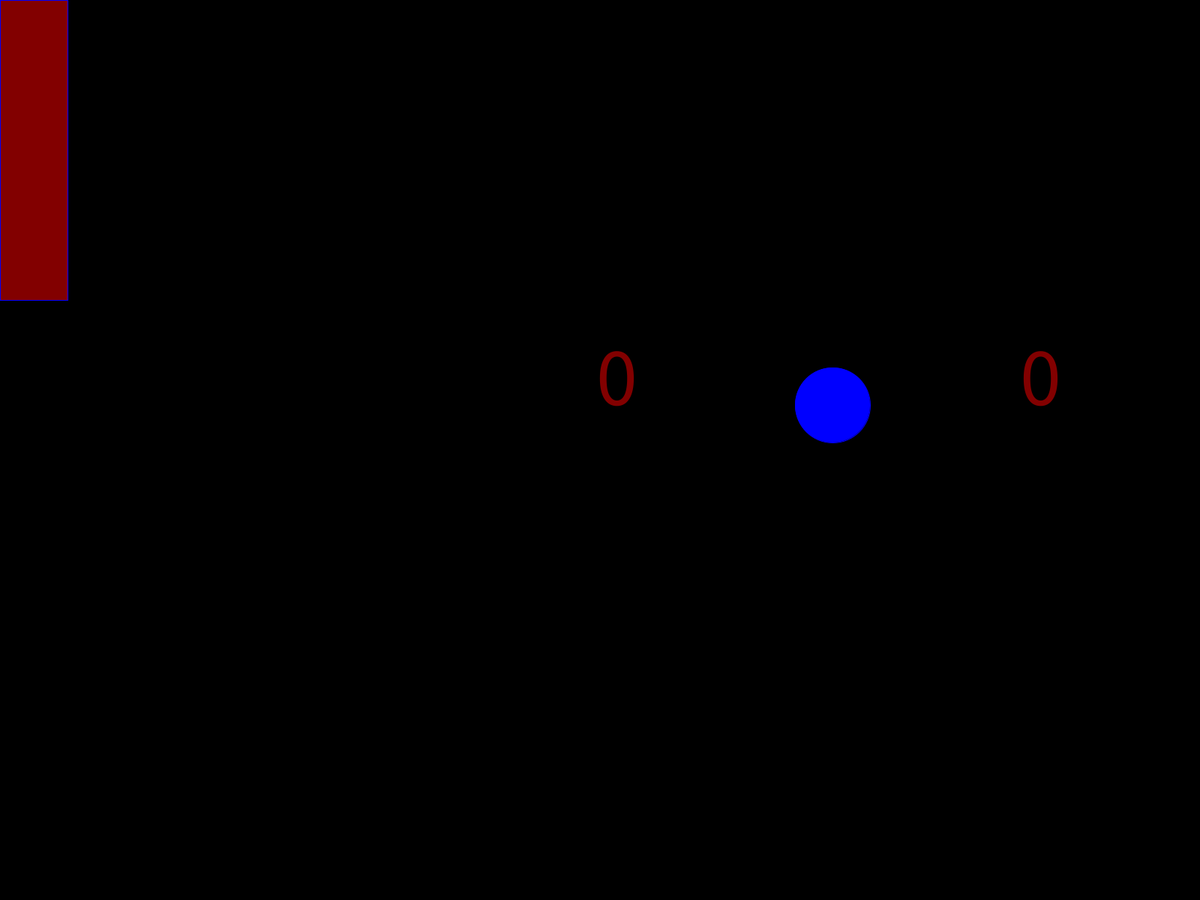
Frame 1 (no input)
Frame 60 (the mouse pressed at the canvas centre just before this capture): identical to frame 1, image omitted
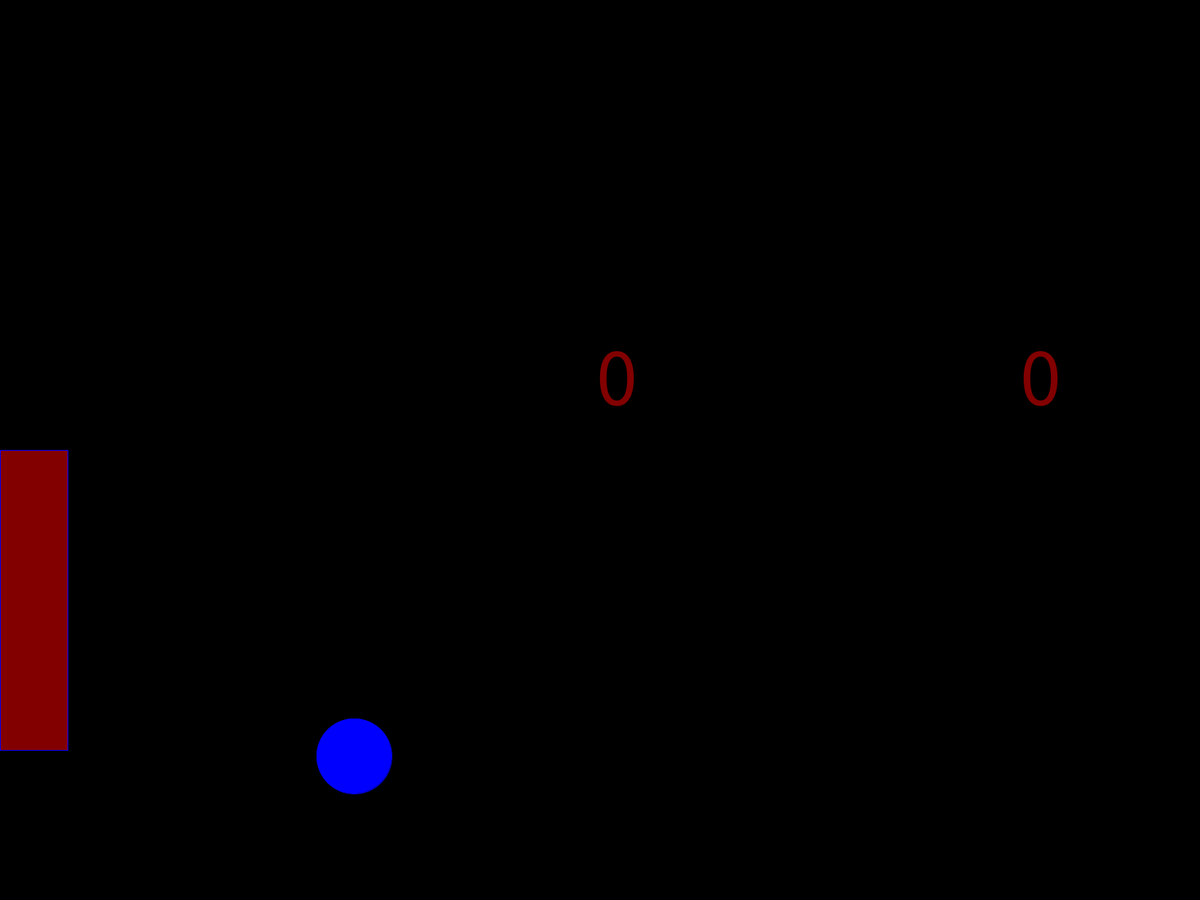
Frame 120 (the mouse held since frame 60 and released just before this capture)

The Processing sketch that drew these frames (run headless with seeded random() and noise(); from frame 60 on, the mouse is pressed at the canvas centre):

// Processing sketch: September29_assignment
// ── September29_assignment.pde
//maxX2220, maxY = 1080

int screenWidth = 2220; //set to your maxX
int screenHeight = 1080; //set to your maxY

// variables
 
int halfScreenWidth = 1110; // maxX/2
int halfScreenHeight= 540; // maxY/2

boolean gameOn = false; 
boolean hasOverlappedLeftPaddle = false;
boolean hasOverlappedRightPaddle = false;

 //ball variables
int xSpeed = 11; // ball speed
int ySpeed = 9; // ball speed
int ballX = 1110; // ball X coordinates
int ballY = 540; // ball Y coordinates 
int ballWidth = 100; //ball width
int ballHeight = 100; //ball height
int radius = 50; //ball radius
int diameter = 100; //ball diameter

 //left paddle variables
int leftPaddleX = 0; //left paddle X coordinate
int leftPaddleY = 0; //left paddle Y coordinate

 //right paddle variables
int rightPaddleX = 2130; //right paddle X coordinate
int rightPaddleY = 680; //right paddle Y coordinate

 //paddle dimensions
int paddleWidth = 90; // width of paddles
int paddleHeight = 400; // height of paddles

 //left player's scores variable
int leftScore = 0;
float leftScoreX = 795; // X coordinate of right player's scorw
float leftScoreY = 540; // Y coordinate of right player's scorw

 //right player's score variable
int rightScore = 0;
float rightScoreX = 1360; // X coordinate of right player's score
float rightScoreY = 540; // Y coordinate of right player's score


 //text variable
 float textSize = 110.5; //text size
 
 int halfOfScreenWidth = 1110; //maxX/2
 int halfOfScreenHeight = 540; //maxY/2
 


void setup() //runs once
{
  fullScreen(); //Sets the program to run in full screen mode
}

   void draw() //runs forever
{
  
  background(0); //background colour
   displayBall(); //displays ball on game
   displayPaddles(); // displays paddles on game
   displayScores(); // displays player scores on screen
   moveBall(); //moves ball in game
   movePaddles(); // moves paddles in game
   checkLeftPaddle(); // checks if ball overlaps with left paddle
   checkRightPaddle(); // checks if ball overlaps with right paddle
   checkWall(); // checks if ball hits any of the four walls
   setGameMode(); //checks if game is on or off
}
  
  
   void displayBall() { 
    //Ball 
  stroke(0,0,255);
  fill(0,0,255);
  ellipse(ballX,ballY,ballWidth,ballHeight);
}
 
 
   void displayPaddles() {
     //Paddles 
  stroke(0,0,255);
  fill(130,0,0);
  rect(leftPaddleX,leftPaddleY,paddleWidth,paddleHeight); //left paddle
  rect(rightPaddleX,rightPaddleY,paddleWidth,paddleHeight); //right paddle
}
  
  
   void displayScores() {
     //Scores
  textSize(textSize);
  text(leftScore,leftScoreX,leftScoreY);
  text(rightScore,rightScoreX,rightScoreY);     
} 

  
    void setGameMode() {
   // checks if game is pressed and turns it on
  if(mousePressed){
    gameOn = true;  //if game is pressed, game is on
  }
}

   
    void moveBall() {  
   // move ball
 if(gameOn){ // if game is on paddles can move
   movePaddles();
  ballX = ballX-xSpeed; //changes ball's speed and direction
  ballY = ballY+ySpeed; //changes ball's speed and direction  
  }
}
  
   void movePaddles() {
     //moves paddles
  if (mouseX < halfOfScreenWidth)
  {
  leftPaddleY = constrain(mouseY, 0, screenHeight-paddleHeight);
  }

  if (mouseX > halfOfScreenWidth) 
 {
  rightPaddleY = constrain(mouseY, 0, screenHeight-paddleHeight);
 }
}
  
  
      void checkWall() {
     //checks if ball hits top or bottom walls 
 if((ballY-radius<0) || (ballY+radius) >screenHeight){
   ySpeed = ySpeed * -1; // reverses ball direction
  }
   
    //checks if ball hits right wall
  if(ballX+radius> screenWidth){
    leftScore = leftScore+1; // increments left score
    ballX = halfScreenWidth; //returns ball to initial x coordinate position
    ballY = halfScreenHeight; //returns ball to initial y coordinate position
    gameOn = false; //turns game off
   }
    
     //checks if ball hit left wall
 if(ballX-radius<0){
   rightScore = rightScore+1; // increments right score
   ballX = halfScreenWidth; //returns ball to initial x coordinate position
   ballY = halfScreenHeight; //returns ball to initial y coordinate position
   gameOn = false; //turns game off
  }
} 
   


   void checkLeftPaddle() {
  //checks if there is an overlap between ball and left paddle
  hasOverlappedLeftPaddle = doesOverlap(leftPaddleX, leftPaddleY, paddleWidth, paddleHeight, ballX, ballY, radius);
  if (hasOverlappedLeftPaddle) {
    xSpeed = xSpeed * -1;
    
  }
}

  
  void checkRightPaddle() {
  //check if there is an overlap between ball and left paddle
  hasOverlappedRightPaddle = doesOverlap(rightPaddleX, rightPaddleY, paddleWidth, paddleHeight, ballX, ballY, radius);
  if (hasOverlappedRightPaddle) {
  xSpeed = xSpeed * -1;
  
 }
}


   //check if ball overlaps paddle
boolean doesOverlap(float xPaddle, float yPaddle, float widthPaddle, float
  heightPaddle, float xBall, float yBall, float radius) {

  float ballLeftEdge = xBall-radius; //left edge of ball
  float ballBottomEdge = yBall+radius; //bottom edge of ball
  float ballRightEdge = xBall+radius; //right edge of ball
  float ballTopEdge = yBall-radius; //top edge of ball

  float paddleLeftEdge = xPaddle; //left edge of paddle
  float paddleBottomEdge = yPaddle+heightPaddle; //bottom edge of paddle
  float paddleRightEdge = xPaddle+widthPaddle; //right edge of paddle
  float paddleTopEdge = yPaddle; //top edge of paddle

  if (ballBottomEdge >= paddleTopEdge //Check if bottom edge of ball and top edge ofpaddle overlap
    && ballTopEdge <= paddleBottomEdge //Check if top edge of ball and bottom edge 
    && ballLeftEdge <= paddleRightEdge //Check if left edge of ball and right edge ofpaddle overlap
    && ballRightEdge >= paddleLeftEdge) //Check if right edge of ball and left edgeof paddle overlap
  {
    return true;
  } else {
    return false;
  }
}
 
